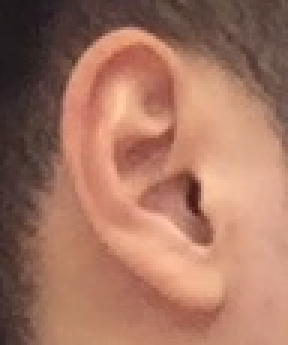
#> input picture image/0003.jpg, 96 x 115 px (shown 3 times larger); its folder holds 4 pictures in this run
$ python ear_feature_extractor.py
#> lines starting #> are read from the running program, lines starting #| are printed output that depends on the picture; after the words box and inside, x2 and y2 are one past the last pixel; in counts of white or black regions, pixels touching at a corner belong together; long printed decimals are rounded
import cv2
import numpy as np
import math
from matplotlib import pyplot as plt

def imgSegment(img):
    rows,cols=img.shape[0:2]
    crop = img[1:rows-10, 1:cols]
    height, width = crop.shape[:2]
    blur = cv2.GaussianBlur(crop,(5,5),0)
    edges = cv2.Canny(blur,70,170)
    return edges

def UmaxFind(edges):
    Umaxflag =False
    rows,cols = edges.shape
    #print("엣지: y   x")
    #print(rows,cols)
    for y in range(rows):
        for x in range(cols):
            if Umaxflag==False:
                k = edges[y,x]
                if k==255:
                    Umaxflag=True
                    Umax = (y,x) # Umax 행,열 좌표
                    return Umax
def checkFeature(edges,Ulb,Umax,Urb,Llb,Lmax,Cmax,Ilb):
    rows,cols=edges.shape
    for y in range(rows):
        for x in range(cols):
            l=(y,x)
            if l==Ulb or l==Umax or l==Urb or l==Llb or l==Lmax or l==Cmax or l==Ilb :
                edges[y,x]=100
    return edges
def DrawOrigin(img):
    crop = img[1:119, 1:90]
    height, width = crop.shape[:2]
    blur = cv2.GaussianBlur(crop,(5,5),0)
    edges = cv2.Canny(blur,30,170)
    plt.subplot(122),plt.imshow(blur),plt.title('Blurred')
    plt.xticks([]), plt.yticks([])
    plt.subplot(121),plt.imshow(edges),plt.title('Canny Edged')
    plt.xticks([]), plt.yticks([])
    plt.show()

def Draw(img):
    plt.imshow(img)
    plt.show()

#input이 튜플 과 x좌표,y좌표일 때
def Euclidean1(A,x2,y2):
    x1=A[1]
    y1=A[0]
    #print("x1 : {0}, y1 : {1}, x2 : {2}, y2 : {3}".format(x1,y1,x2,y2))
    return math.sqrt(((x2-x1)**2)+((y2-y1)**2))

#input이 튜플과 튜플일 때
def Euclidean2(A,B):
    x1=A[1]
    y1=A[0]
    x2=B[1]
    y2=B[0]
    #print("x1 : {0}, y1 : {1}, x2 : {2}, y2 : {3}".format(x1,y1,x2,y2))
    return math.sqrt(((x2-x1)**2)+((y2-y1)**2))

def sum(x,y):
    return x+y

def LmaxFind(edges,Umax):
    rows,cols=edges.shape
    max_length=0
    Lmax=(0,0)
    for y in range(rows):
        for x in range(cols):
            k=edges[y,x]
            if k==255:
                if max_length<Euclidean1(Umax,x,y): #Umax와 엣지 좌표간의 거리
                    Lmax=(y,x)
            else :
                pass
    return Lmax


#Ulb는 왼쪽위에서 아래로 향하면서 검사
def UlbFind(edges,Umax,T):
    Ulbflag=False
    rows,cols =edges.shape
    for x in range(cols):
        for y in range(rows):
            k=edges[y,x]
            dist=Euclidean1(Umax,x,y)
            if Ulbflag==False and (T-1)< dist and dist<(T+1) and k==255:
                Ulbflag=True
                Ulb = (y,x) # Umax 행(y),열(x) 좌표
                return Ulb
            else :
                continue

#Urb는 오른쪽 위에서 아래로 향하면서 검사
def UrbFind(edges,Umax,T):
    Urbflag = False
    rows,cols = edges.shape
    for x in range(cols):
        for y in range(rows):
            k=edges[y,cols-x-1]
            dist=Euclidean1(Umax,cols-x-1,y)
            if Urbflag==False and (T-1)< dist and dist<(T+1) and k==255:
                Urbflag=True
                Urb=(y,cols-x-1)
                return Urb


#Llb를 찾을 떄 귀의 기울어짐을 고려하여 이미지 가장 아래에서 부터 위로 보았을 때 1/3지점까지만 검사
#Llb는 왼쪽아래에서 위로 향하면서 검사
#왼쪽 나선영역 리스트로 저장(나중에 Umax와 Lmax사이 중간지점 Cmax로 부터 왼쪽 나선영역 간의 최단거리인 Cl을 구하기 위함)
def LlbFind(edges,Lmax,T):
    Llbflag=False
    rows,cols =edges.shape
    leftlist = []    #왼쪽 외곽선 나선영역 좌표점을 저장하는 리스트

    for x in range(cols):
        for y in range(rows):
            k=edges[rows-y-1,x]
            dist=Euclidean1(Lmax,x,rows-y-1)
            Llb_and_leftList=[]
            if Llbflag==False and (T-1)< dist and dist<(T+1) and k==255:
                Llbflag=True
                Llb=(rows-y-1,x)
                Llb_and_leftList.append(Llb)
                Llb_and_leftList.append(leftlist)
                return Llb_and_leftList
            elif k==255:
                leftloc=(y,x)
                leftlist.append(leftloc)
                break

def FV2Find(edges,Ulb,Umax,Urb,Llb,Lmax):
    FV2flag = False
    #Umax의 y좌표 : Uy1, Ulb와 Urb 둘 중 더 큰(낮게 위치한) y좌표 : Uy2 , Ulb의 x좌표 : Ux1 ,Urb의 x좌표 : Ux2
    Uy1,Uy2,Ux1,Ux2=Umax[0],Ulb[0] if Ulb[0]>=Urb[0] else Urb[0],Ulb[1],Urb[1]
    #print(Uy1,Uy2,Ux1,Ux2)

    #Llb의 y좌표 : Ly1, Lmax의 y좌표 : Ly2, Llb의 x좌표 : Lx1, Lmax의 x좌표 : Lx2
    Ly1,Ly2,Lx1,Lx2= Llb[0],Lmax[0],Llb[1],Lmax[1]
    #print(Ly1,Ly2,Lx1,Lx2)

    #Ux,Uy로 이루어진 upper영역에 존재하는 점(외곽선)들과 Lx,Ly로 이루어진 lower영역안에 존재하는 점(외곽선)들 사이의 최단거리를 FV2로 한다.
    Ulist=[]        #upper영역에 존재하는 외곽선 좌표들
    Llist=[]        #lower영역에 존재하는 외곽선 좌표들
    for y in range(Uy1,Uy2+1):
        for x in range(Ux1,Ux2+1):
            k=edges[y,x]
            if k==255:
                Uloc=(y,x)
                Ulist.append(Uloc)
    for y in range(Ly1,Ly2+1):
        for x in range(Lx1,Lx2+1):
            k=edges[y,x]
            if k==255:
                Lloc=(y,x)
                Llist.append(Lloc)
    FV2=1000000
    Umin=(0,0)
    Lmin=(0,0)
    result=[]
    for i in Ulist:
        for j in Llist:
            dist=Euclidean2(i,j)
            if dist<FV2:
                Umin=(i[1],i[0])
                Lmin=(j[1],j[0])
                FV2=dist
    result.append(Umin)
    result.append(Lmin)
    result.append(FV2)
    return result

def CmaxFind(Umax,Lmax):
    y1,y2,x1,x2 = Umax[0],Lmax[0],Umax[1],Lmax[1]
    midy=int((y1+y2)/2)
    midx=int((x1+x2)/2)
    Cmax=(midy,midx)
    return Cmax

def ClFind(leftlist,Cmax):  # 왼쪽 나선영역 외곽선과 Cmax간의 최단거리 Cl
    min_length=1000000
    Ilb=(0,0)
    Cl_Ilb=[]
    for i in leftlist:
        dist=Euclidean2(i,Cmax)
        y=i[0]
        x=i[1]
        if dist<min_length:
            min_length=dist
            Ilb=(y,x)
    Cl_Ilb.append(min_length)
    Cl_Ilb.append(Ilb)
    return Cl_Ilb

def extract_feature(path,label,T):  # 이미지 경로 : path / 레이블 : label / 피쳐 추출할 T 포인트(임의의 수 대략 10~ 20정도) : T
    img = cv2.imread(path)
    edges=imgSegment(img)
    Umax=UmaxFind(edges)            # Umax = 귀의 제일 상단점
    Lmax=LmaxFind(edges,Umax)   # Lmax = Umax와 가장 멀리 떨어진 귀의 외곽선 중 좌표점 / Umax와 Lmax간의 거리 : FV1
    # [5 lines of commented-out code are left out]
    Ulb = UlbFind(edges,Umax,T)     # Ulb = T에서 T+1 사이의 값(거리)만큼 떨어진 Umax왼쪽에 위치한 외곽선중 한점
    #    print("Ulb:  y    x")
    #    print("     ",Ulb)
    Urb = UrbFind(edges,Umax,T)     # Urb = T에서 T+1 사이의 값(거리)만큼 떨어진 Umax오른쪽에 위치한 외곽선중 한점
    #    print("Urb:  y    x")
    #    print("     ",Urb)

    Llb_and_leftList = LlbFind(edges,Lmax,T)
    Llb=Llb_and_leftList[0]         # Llb = T에서 T+1 사이의 값(거리)만큼 떨어진 Lmax왼쪽에 위치한 외곽선중 한점
    leftlist=Llb_and_leftList[1]  #왼쪽 나선영역 외곽선 좌표점 리스트
    #    print("Llb:  y    x")
    #    print("     ",Llb)
    FV1=Euclidean2(Umax,Lmax)
    result=FV2Find(edges,Ulb,Umax,Urb,Llb,Lmax)
    Umin=result[0]
    Lmin=result[1]
    FV2=result[2]
    #    print("FV1(Umax와 Lmax의 직선거리) :",FV1)
    #    print("FV2(Ulb와 Urb사이영역과 Llb와 Lmax사이영역 간 최단 직선 거리) :",FV2)
    FV3=FV1+FV2
    FV4=FV2/FV1
    #    print("FV3(FV1+FV2) : ",FV3)
    #    print("FV4(FV2/FV1) : ",FV4)
    Cmax=CmaxFind(Umax,Lmax)     #Umax와 Cmax를 잇는 선분의 중점
    #    print("Cmax : ",Cmax)
    Cl_Ilb=ClFind(leftlist,Cmax)
    Cl = Cl_Ilb[0]
    Ilb = Cl_Ilb[1]
    #    print("Cl : ",Cl)
    FV5=Cl/FV1
    FV6=Cl/FV2
    #    print("FV5(Cl/FV1) : ",FV5)
    #    print("FV6(Cl/FV2) : ",FV6)
    FV=[]
    FV.append(FV1)
    FV.append(FV2)
    FV.append(FV3)
    FV.append(FV4)
    FV.append(FV5)
    FV.append(FV6)
    FV.append(label)
    drawedge=checkFeature(edges,Ulb,Umax,Urb,Llb,Lmax,Cmax,Ilb)
    Draw(drawedge)
    #    DrawOrigin(img)
    return FV

def main() :
    img_num = 35
    label = 3
    T = 20 # Umax와 Lmax에서 T만큼 떨어진 외곽선 Ulb,Urb,Llb를 정하는 임의의 수
    for i in range(3,img_num+1):
        image_path = "./image/%04d.jpg"%i
        print(image_path)
        FV=extract_feature(image_path,label,T)
#> in extract_feature, img is the input picture: shape (115, 96, 3); mean B, G, R 97.5, 116.5, 164.8
#> in imgSegment, `crop = img[1:rows-10, 1:cols]`:
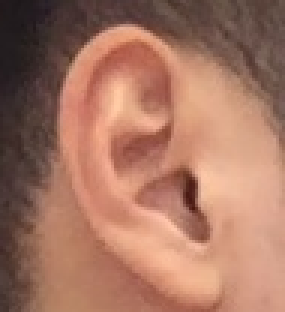
#> crop: shape (104, 95, 3) (shown 3 times larger); mean B, G, R 98.3, 117.2, 165.8
#> in imgSegment, `edges = cv2.Canny(blur,70,170)`:
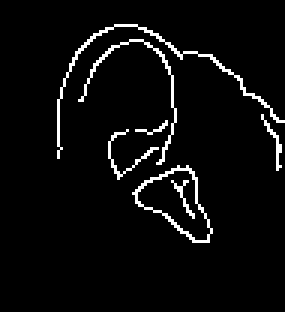
#> edges: shape (104, 95) (shown 3 times larger); 4.3% white in thin lines or dots, all inside (x1, y1, x2, y2) = (19, 8, 95, 81)
#> after the loop in UmaxFind, `for y in range(rows):`: Umax = (8, 38); Umaxflag = True; k = 255
#> in extract_feature, `Umax=UmaxFind(edges)`: Umax = (8, 38)
#> in extract_feature, `Lmax=LmaxFind(edges,Umax)`: Lmax = (80, 69)
#> the loop in UlbFind, `for x in range(cols):` made 24 passes
#> the loop in FV2Find, `for i in Ulist:` made 90 passes
#> i on passes 1 to 12: (8, 38), (8, 39), (8, 40), (8, 41), (8, 42), (8, 43), (8, 44), (8, 45), (9, 35), (9, 36), (9, 37), (9, 46)
#> the loop in ClFind, `for i in leftlist:` made 32 passes
#> i on passes 1 to 12: (51, 19), (54, 20), (75, 21), (78, 22), (80, 23), (82, 24), (84, 25), (70, 26), (70, 27), (72, 28), (76, 29), (78, 30)
#> after the loop in checkFeature, `for y in range(rows):`: edges: shape (104, 95); 0.07% of pixels changed, all inside (x1, y1, x2, y2) = (23, 8, 70, 81)
        feature = ','.join(str(v) for v in FV)
        print(feature)
#| 78.390,49.041,127.431,0.6256,0.1313,0.2099,3


#> (the run stopped early here; a loop or call above may not have finished)
